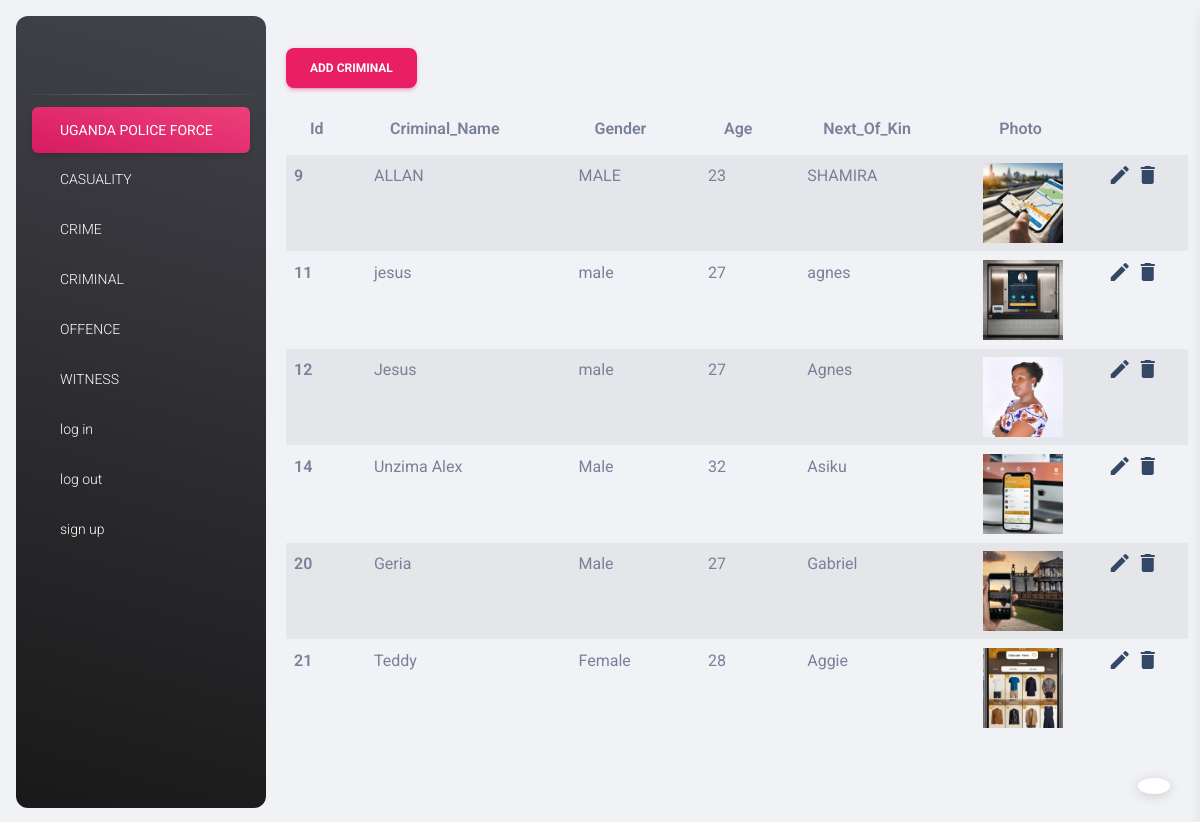
/add_criminal/ (signed in), run on the app's committed database.
### my_app/models.py (models this page shows)
class Criminal(models.Model):
    criminal_name = models.CharField(max_length = 40)
    gender = models.CharField(max_length = 12)
    age = models.IntegerField()
    next_of_kin = models.CharField(max_length = 30)
    criminal_photo = models.ImageField(upload_to ="images/", default="")

### my_app/views.py (the view)
# urls.py: path('add_criminal/', add_criminal_view, name= 'add_criminal_page'),
@login_required
def add_criminal_view(request):
        message = ''
        if request.method =="POST":
                criminal_form=CriminalForm(request.POST, request.FILES)
                if criminal_form.is_valid():
                        criminal_form.save()
                        messages.success(request, "Criminal Added Successfully")
        else:
                criminal_form =CriminalForm()
        criminals = Criminal.objects.all()
        context ={
                'form': criminal_form,
                'msg': message,
                'criminals': criminals
        }
        return render(request, "add_criminal.html", context)

### my_app/templates/add_criminal.html (shortened to what this page needs)
{% extends './base.html' %}
{% load static %}
{% load crispy_forms_tags %}
{% block content %}
<link rel="stylesheet" href="https://cdnjs.cloudflare.com/ajax/libs/font-awesome/5.15.4/css/all.min.css" />
<div class="container">
    <form method="post" enctype="multipart/form-data">
        <button type="button" class="btn btn-primary" data-bs-toggle="modal" data-bs-target="#exampleModal">
            Add Criminal
          </button>
    </form>
    <table class="table table-striped">
        <thead>
            <tr>
                <th scope="col">Id</th>
                <th scope="col">Criminal_Name</th>
                <th scope="col">Gender</th>
                <th scope="col">Age</th>
                <th scope="col">Next_Of_Kin</th>
                <th scope="col">Photo</th>
                <th scope="col"></th>
            </tr>
        </thead>
        <tbody>
            {% for criminal in criminals %}
                <tr>
                    <th scope="row">{{ criminal.id }}</th>
                    <td>{{ criminal.criminal_name }}</td>
                    <td>{{ criminal.gender }}</td>
                    <td>{{ criminal.age }}</td>
                    <td>{{ criminal.next_of_kin }}</td>
                    <td>
                        {% if criminal.criminal_photo %}
                        <img src="{{criminal.criminal_photo.url}}" width="80px" height="80px">
                        {% else %}
                        <p>
                            Not provided
                        </p>
                        {% endif %}
                    </td>
                    <td>
                        <a href="{% url 'edit_criminal_page' criminal.id %}">
                            <i class="material-icons">edit</i>
                        </a>
                        <a href="{% url 'delete_criminal_page' criminal.id %}" onclick="return confirm('Are you sure you want to delete this deposit?')">
                            <i class="material-icons">delete</i>
                        </a>
                    </td>
                </tr>
            {% endfor %}
        </tbody>
    </table>
</div>
{% endblock content %}

### data on the page
Criminal: id "9", criminal_name "ALLAN", gender "MALE", age "23", next_of_kin "SHAMIRA", criminal_photo (picture)
Criminal: id "11", criminal_name "jesus", gender "male", age "27", next_of_kin "agnes", criminal_photo (picture)
Criminal: id "12", criminal_name "Jesus", gender "male", age "27", next_of_kin "Agnes", criminal_photo (picture)
Criminal: id "14", criminal_name "Unzima Alex", gender "Male", age "32", next_of_kin "Asiku", criminal_photo (picture)
Criminal: id "20", criminal_name "Geria", gender "Male", age "27", next_of_kin "Gabriel", criminal_photo (picture)
Criminal: id "21", criminal_name "Teddy", gender "Female", age "28", next_of_kin "Aggie", criminal_photo (picture)
